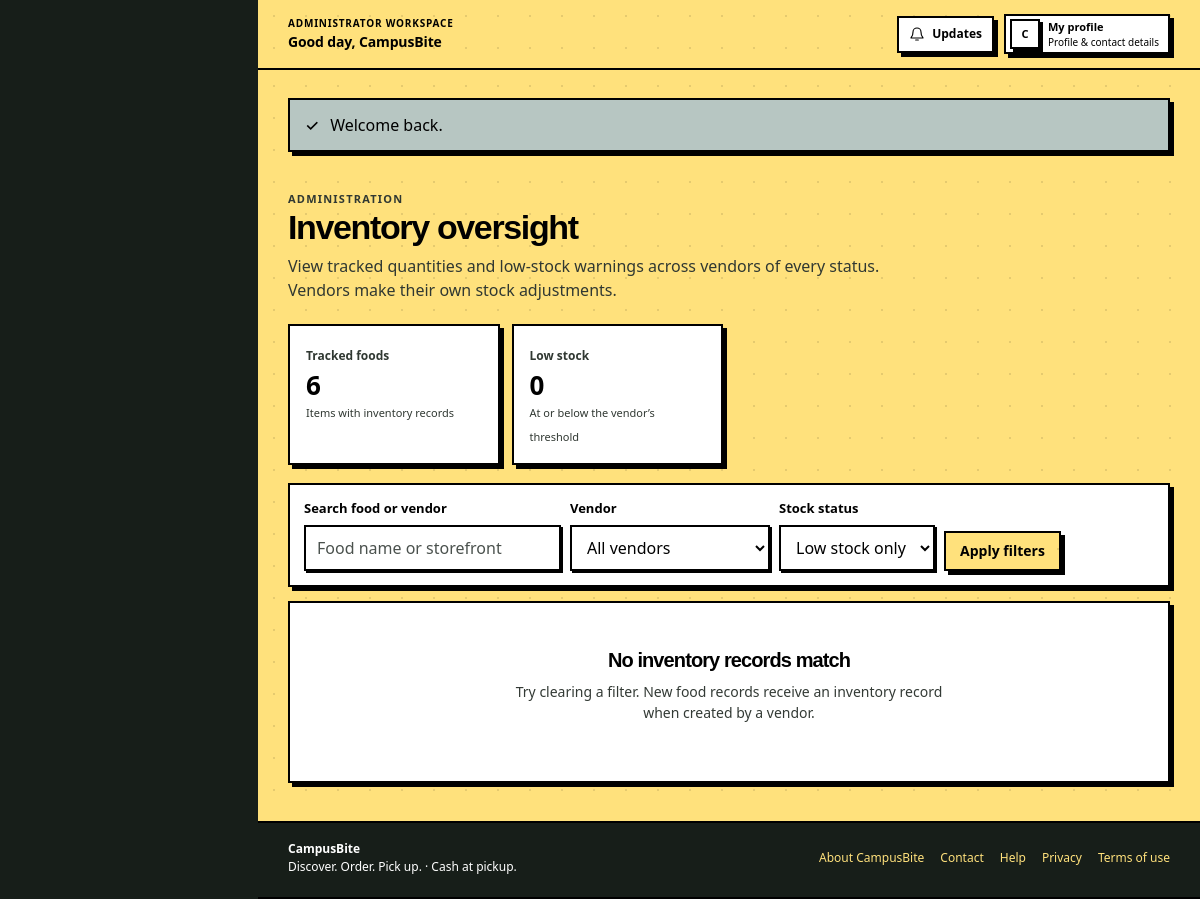
Page /index.php?r=admin.inventory&stock=LOW (signed in) on the committed database.
### tables this page shows
CREATE TABLE IF NOT EXISTS users (
  id INT UNSIGNED NOT NULL AUTO_INCREMENT,
  role_id TINYINT UNSIGNED NOT NULL,
  full_name VARCHAR(120) NOT NULL,
  email VARCHAR(190) NOT NULL,
  password_hash VARCHAR(255) NOT NULL,
  phone VARCHAR(30) NULL,
  status ENUM('ACTIVE','SUSPENDED') NOT NULL DEFAULT 'ACTIVE',
  last_login_at DATETIME NULL,
  created_at DATETIME NOT NULL DEFAULT CURRENT_TIMESTAMP,
  updated_at DATETIME NOT NULL DEFAULT CURRENT_TIMESTAMP ON UPDATE CURRENT_TIMESTAMP,
  PRIMARY KEY (id),
  UNIQUE KEY uq_users_email (email),
  KEY idx_users_role_status (role_id, status),
  CONSTRAINT fk_users_role FOREIGN KEY (role_id) REFERENCES roles(id) ON DELETE RESTRICT
);

CREATE TABLE IF NOT EXISTS roles (
  id TINYINT UNSIGNED NOT NULL AUTO_INCREMENT,
  name VARCHAR(30) NOT NULL,
  display_name VARCHAR(60) NOT NULL,
  PRIMARY KEY (id),
  UNIQUE KEY uq_roles_name (name)
);

CREATE TABLE IF NOT EXISTS system_settings (
  setting_key VARCHAR(100) NOT NULL,
  setting_value TEXT NOT NULL,
  updated_by INT UNSIGNED NULL,
  updated_at DATETIME NOT NULL DEFAULT CURRENT_TIMESTAMP ON UPDATE CURRENT_TIMESTAMP,
  PRIMARY KEY (setting_key),
  CONSTRAINT fk_settings_updater FOREIGN KEY (updated_by) REFERENCES users(id) ON DELETE SET NULL
);

CREATE TABLE IF NOT EXISTS cms_content (
  id INT UNSIGNED NOT NULL AUTO_INCREMENT,
  content_key VARCHAR(100) NOT NULL,
  title VARCHAR(180) NOT NULL,
  body MEDIUMTEXT NULL,
  section VARCHAR(40) NOT NULL DEFAULT 'page',
  image_media_id BIGINT UNSIGNED NULL,
  is_published TINYINT(1) NOT NULL DEFAULT 1,
  updated_by INT UNSIGNED NULL,
  created_at DATETIME NOT NULL DEFAULT CURRENT_TIMESTAMP,
  updated_at DATETIME NOT NULL DEFAULT CURRENT_TIMESTAMP ON UPDATE CURRENT_TIMESTAMP,
  PRIMARY KEY (id),
  UNIQUE KEY uq_cms_key (content_key),
  KEY idx_cms_section_published (section, is_published),
  CONSTRAINT fk_cms_media FOREIGN KEY (image_media_id) REFERENCES media(id) ON DELETE SET NULL,
  CONSTRAINT fk_cms_updater FOREIGN KEY (updated_by) REFERENCES users(id) ON DELETE SET NULL
);

### views/admin/inventory.php (the view, shortened to what the rows shown need)
<div class="page-heading"><div><p class="eyebrow">Administration</p><h1>Inventory oversight</h1><p>View tracked quantities and low-stock warnings across vendors of every status. Vendors make their own stock adjustments.</p></div></div>
<?php if ($items): ?><div class="table-wrap"><table><thead><tr><th>Food</th><th>Vendor</th><th>On hand</th><th>Low-stock threshold</th><th>Menu status</th><th>Vendor status</th></tr></thead><tbody><?php foreach ($items as $item): ?><tr><td><strong><?= h($item['food_name']) ?></strong></td><td><?= h($item['vendor_name']) ?></td><td><?= h(number_format((float) $item['quantity'], 2)) ?> <?= h($item['unit']) ?><?= (float) $item['quantity'] <= (float) $item['low_stock_threshold'] ? ' · Low' : '' ?></td><td><?= h(number_format((float) $item['low_stock_threshold'], 2)) ?> <?= h($item['unit']) ?></td><td><?= (int) $item['is_available'] ? 'Listed' : 'Unlisted' ?></td><td><?php $status = $item['vendor_status']; require APP_ROOT . '/views/components/status-badge.php'; ?></td></tr><?php endforeach; ?></tbody></table></div><?php $routeName='admin.inventory'; $perPage=$limit; $queryParams=array_filter(['q'=>$query,'stock'=>$stockFilter,'vendor'=>$vendorId]); require APP_ROOT . '/views/components/pagination.php'; ?><?php else: ?><div class="empty-state"><h2>No inventory records match</h2><p>Try clearing a filter. New food records receive an inventory record when created by a vendor.</p></div><?php endif; ?>

### views/layouts/header.php (shortened to what the rows shown need)
<?php
$user = current_user();
$unreadCount = 0;
if ($user) {
    try {
        $unreadCount = (int) (db_one('SELECT COUNT(*) AS n FROM notifications WHERE user_id=? AND read_at IS NULL', 'i', [(int) $user['id']])['n'] ?? 0);
    } catch (Throwable $e) { $unreadCount = 0; $cartCount = 0; }
}
$workspaceMode = $user && in_array($user['role'], ['STUDENT', 'VENDOR', 'ADMIN'], true);
$workspaceRoleLabel = match ($user['role'] ?? '') {
    'ADMIN' => 'Administrator',
    'VENDOR' => 'Vendor',
    'STUDENT' => 'Student',
    default => 'Account',
};
$userName = trim((string) ($user['full_name'] ?? ''));
$userFirstName = $userName !== '' ? (explode(' ', $userName)[0] ?? $userName) : 'there';
$userInitial = strtoupper(substr($userFirstName, 0, 1));
?>
<!doctype html>
<html lang="en">
<head>
  <title><?= h(($title ?? 'Discover campus food') . ' · ' . site_name()) ?></title>
  <link rel="stylesheet" href="https://api.fontshare.com/v2/css?f[]=cabinet-grotesk@400,500,700,800&amp;display=swap">
  <link rel="stylesheet" href="https://api.fontshare.com/v2/css?f[]=satoshi@400,500,700&amp;display=swap">
  <link rel="stylesheet" href="<?= h(APP_BASE) ?>/assets/css/app.css">
</head>
<body<?= $workspaceMode ? ' class="workspace-body"' : '' ?>>
<?php if ($workspaceMode): ?>
<div class="workspace-shell" data-workspace-layout>
  <div class="workspace-main">
    <header class="workspace-topbar">
      <div class="workspace-topbar-leading">
        <div class="workspace-greeting">
          <span class="workspace-topbar-kicker"><?= h($workspaceRoleLabel) ?> workspace</span>
          <strong>Good day, <?= h($userFirstName) ?></strong>
        </div>
      </div>
      <div class="workspace-topbar-actions">
        <a class="workspace-updates" href="<?= h(app_url('notifications')) ?>" aria-label="Notifications<?= $unreadCount ? ', ' . (int) $unreadCount . ' unread' : '' ?>">
          <svg viewBox="0 0 24 24" aria-hidden="true" focusable="false"><path d="M18 9a6 6 0 0 0-12 0c0 7-3 7-3 9h18c0-2-3-2-3-9M10 21h4"/></svg>
          <span>Updates</span><?php if ($unreadCount): ?><span class="workspace-topbar-badge"><?= (int) $unreadCount ?></span><?php endif; ?>
        </a>
        <a class="workspace-topbar-account" href="<?= h(app_url('profile')) ?>">
          <span class="workspace-avatar workspace-avatar-small" aria-hidden="true"><?= h($userInitial) ?></span>
          <span class="workspace-topbar-account-label">My profile<small>Profile &amp; contact details</small></span>
        </a>
      </div>
    </header>
    <main class="site-main workspace-site-main" id="main-content">
      <div class="workspace-content">
<?php endif; ?>

### views/layouts/footer.php
<?php
$footerPages = [];
try {
    $footerPages = db_all("SELECT content_key, title FROM cms_content WHERE section='page' AND is_published=1 ORDER BY content_key");
} catch (Throwable $e) {
}
?>
      </div>
    </main>
    <footer class="site-footer<?= $workspaceMode ? ' workspace-footer' : '' ?>">
      <div class="container footer-inner">
        <div><strong><?= h(site_name()) ?></strong><br><span>Discover. Order. Pick up. · Cash at pickup.</span></div>
        <nav class="footer-links" aria-label="Information">
          <?php foreach ($footerPages as $page): if (preg_match('/^page\.([a-z0-9]+(?:-[a-z0-9]+)*)$/', (string) $page['content_key'], $match)): ?>
            <a href="<?= h(app_url('content', ['page' => $match[1]])) ?>"><?= h($page['title']) ?></a>
          <?php endif; endforeach; ?>
        </nav>
      </div>
    </footer>
<?php if ($workspaceMode): ?>
  </div>
</div>
<?php endif; ?>
</body>
</html>

### rows in the picture
users: role.name "ADMINISTRATOR", full_name "CampusBite", full_name "C"
system_settings: setting_value "CampusBite"
cms_content: title "About CampusBite"
cms_content: title "Contact"
cms_content: title "Help"
cms_content: title "Privacy"
cms_content: title "Terms of use"

### other values in the picture
$flash['message'] "Welcome back."
$summary['tracked'] "6"
$summary['low_stock'] "0"
